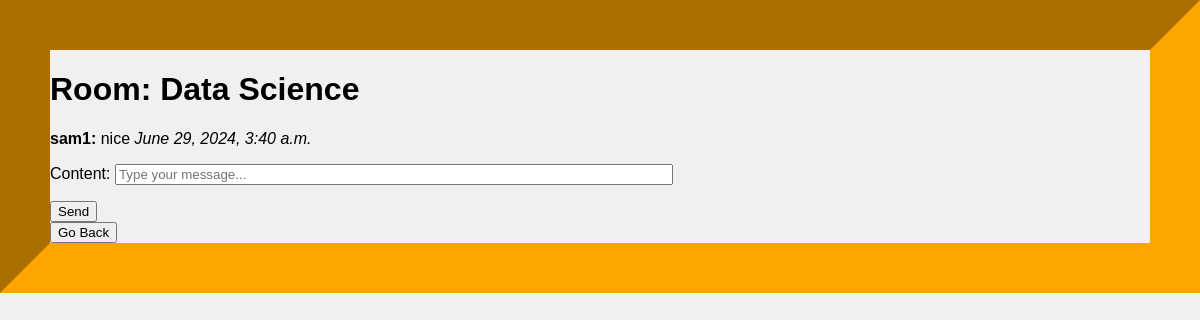
The page /rooms/Data Science/ (signed in) on the database as committed earlier.
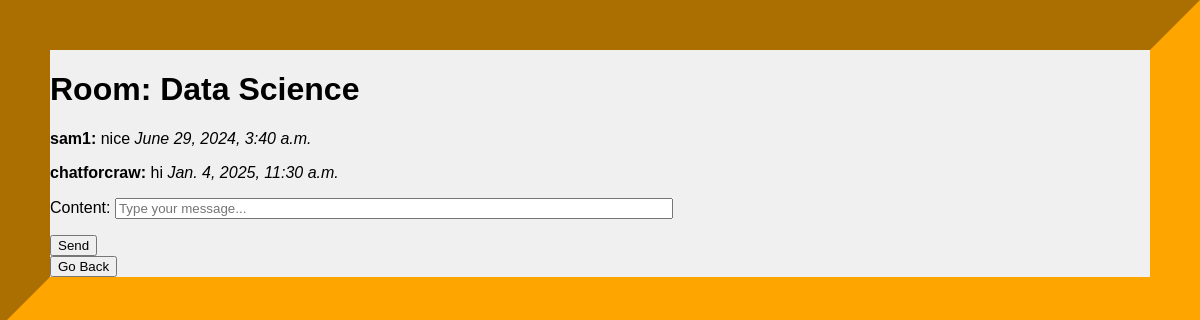
The same page on the database as committed later.
### chatapp/models.py (models this page shows, shortened)
class Room(models.Model):
    name = models.CharField(max_length=100)

class Message(models.Model):
    room = models.ForeignKey(Room, related_name='messages', on_delete=models.CASCADE)
    user = models.ForeignKey(User, on_delete=models.CASCADE)
    content = models.TextField()
    timestamp = models.DateTimeField(auto_now_add=True)

### chatapp/views.py (the view)
# urls.py: path('rooms/<str:room_name>/', views.room_detail, name='room_detail'),
@login_required
def room_detail(request, room_name):
    room = get_object_or_404(Room, name=room_name)
    room_messages = room.messages.order_by('timestamp')
    if request.method == "POST":
        form = MessageForm(request.POST)
        if form.is_valid():
            message = form.save(commit=False)
            message.user = request.user
            message.room = room
            message.save()
            messages.success(request, 'Your message was posted successfully.')
            return redirect('room_detail', room_name=room.name)
        else:
            messages.error(request, 'Failed to post your message. Please try again.')
    else:
        form = MessageForm()
    return render(request, 'chatapp/room_detail.html', {'room': room, 'messages': room_messages, 'form': form})

### chatapp/forms.py
class MessageForm(forms.ModelForm):
    class Meta:
        model = Message
        fields = ['content']
        widgets = {
            'content': forms.TextInput(attrs={'style': 'width: 50%;', 'placeholder': 'Type your message...'}),
        }

### chatapp/templates/chatapp/room_detail.html (shortened to what this page needs)
<!DOCTYPE html>
<html>
<head>
</head>
<body>
    <h1>Room: {{ room.name }}</h1>
    <div>
        {% for message in messages %}
            <p><strong>{{ message.user.username }}:</strong> {{ message.content }} <em>{{ message.timestamp }}</em></p>
        {% endfor %}
    </div>
    <form method="post">
        {{ form.as_p }}
        <button type="submit">Send</button>
    </form>
    <button onclick="goBack()">Go Back</button>
</body>
</html>

### chatapp/templates/chatapp/room_detail.html (style rules this page uses)
body { border-color: orange; border-width: 50px; border-style: inset; font-family: Arial, sans-serif; margin: 0; padding: 0; background-color: #f0f0f0; }

Rows that differ between the two databases and show on the page:
added Message: user.username "chatforcraw", content "hi", timestamp "Jan. 4, 2025, 11:30 a.m."
